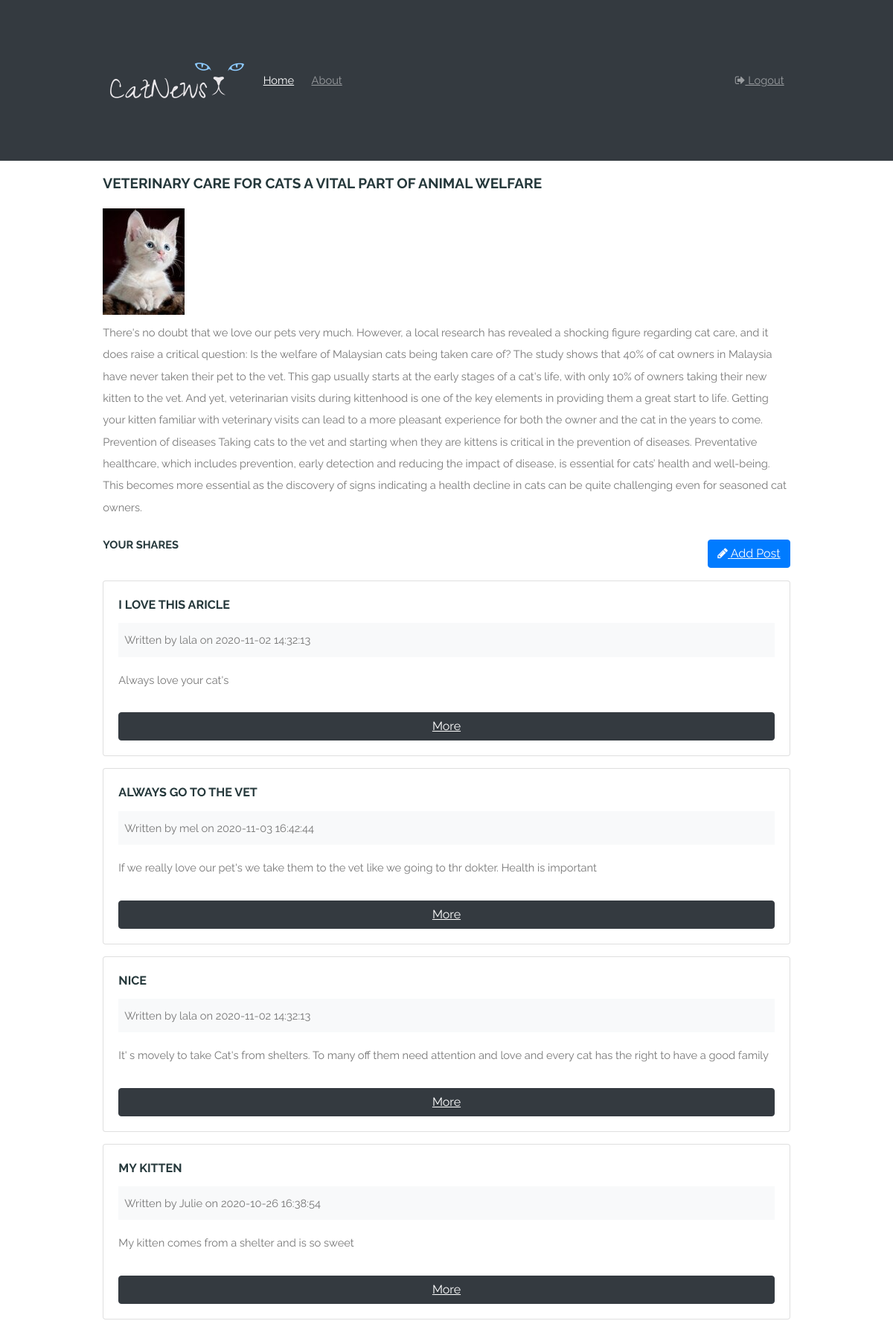
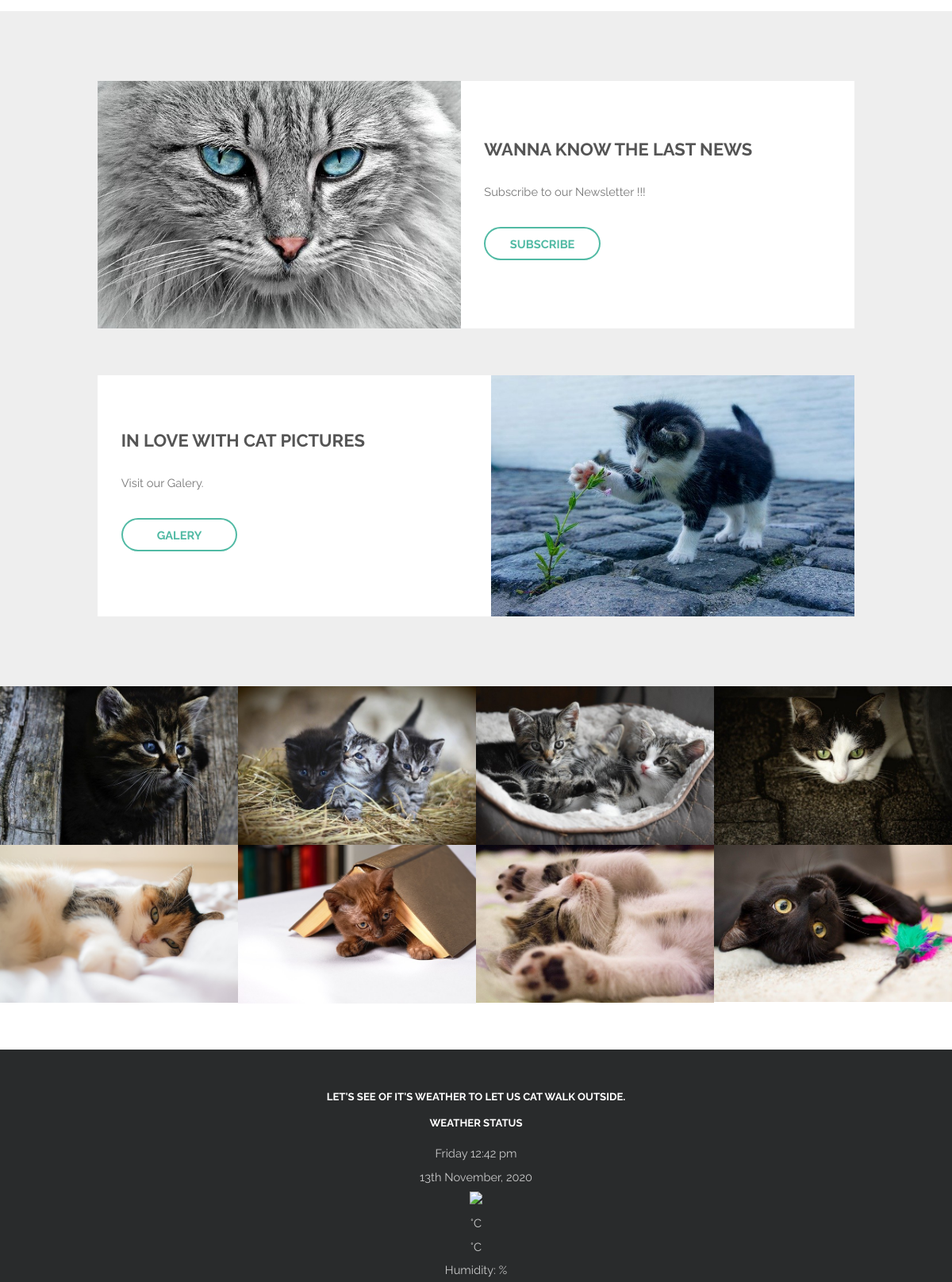
/cat/posts (signed in, upper part), run on the app's committed database (2 pictures, top to bottom).
### tables this page shows
CREATE TABLE `posts` (
  `id` int(11) NOT NULL,
  `user_id` int(11) NOT NULL,
  `title` varchar(255) NOT NULL,
  `body` text NOT NULL,
  `created_at` datetime NOT NULL DEFAULT current_timestamp()
);

CREATE TABLE `users` (
  `id` int(11) NOT NULL,
  `name` varchar(255) NOT NULL,
  `email` varchar(255) NOT NULL,
  `password` varchar(255) NOT NULL,
  `created_at` datetime NOT NULL DEFAULT current_timestamp()
);

### cat/app/controllers/Posts.php (called while the page is built, shortened)
<?php
  class Posts extends Controller{
    public function __construct(){
      $this->postModel = $this->model('Post');
    }
    public function index0(){
      $posts = $this->postModel->getPosts();
      $data = [
        'posts' => $posts
      ];
      $this->view('/posts/index', $data);
    }
  }

### cat/app/libraries/Core.php (called while the page is built, shortened)
<?php
  class Core {
    protected $currentMethod = 'index0';
    public function __construct(){
      $url = $this->getUrl();
      if(file_exists('../app/controllers/'.ucwords($url[0]).'.php')){
        unset($url[0]);
      }
      $this->currentController = new $this->currentController;
      $this->params = $url ? array_values($url) : [];
      call_user_func_array([$this->currentController, $this->currentMethod], $this->params);
    }
    public function getUrl(){
        if(isset($_GET['url'])){
          $url = rtrim($_GET['url'], '/');
          $url = filter_var($url, FILTER_SANITIZE_URL);
          $url = explode('/', $url);
          return $url;
        }
    }
  }

### cat/public/index.php (called while the page is built, shortened)
<?php
  $init = new Core;

### cat/app/libraries/Database.php (called while the page is built, shortened)
<?php
class Database {
	private $host = DB_HOST;
	private $user = DB_USER;
	private $pass = DB_PASS;
	private $dbname = DB_NAME;
	private $dbh;
	private $stmt;
	public function __construct() {
		$dsn = 'mysql:host=' . $this->host . ';dbname=' . $this->dbname;
		$options = array (
			PDO::ATTR_PERSISTENT => true,
			PDO::ATTR_ERRMODE => PDO::ERRMODE_EXCEPTION
		);
		try {
			$this->dbh = new PDO ($dsn, $this->user, $this->pass, $options);
		}
		catch ( PDOException $e ) {
			$this->error = $e->getMessage();
		}
	}
	public function query($query) {
		$this->stmt = $this->dbh->prepare($query);
	}
	public function execute(){
		return $this->stmt->execute();
	}
	public function resultset(){
		$this->execute();
		return $this->stmt->fetchAll(PDO::FETCH_OBJ);
	}
}

### cat/app/models/Post.php (called while the page is built, shortened)
<?php
  class Post {
    private $db;
    public function __construct(){
      $this->db = new Database;
    }
    public function getPosts(){
      $this->db->query("SELECT *,
                        posts.id as postId,
                        users.id as userId
                        FROM posts
                        INNER JOIN users
                        ON posts.user_id = users.id
                        ORDER BY posts.created_at DESC;");
      $results = $this->db->resultset();
      return $results;
    }
  }

### cat/app/views/posts/index.php (the view, shortened to what this page needs)
<?php require APPROOT . '/views/inc/header.php'; ?>
<div class="container">
          <h3>Veterinary Care For Cats A Vital Part Of Animal Welfare</h3>
          <img id ="images" src="../public/css/images/miniCat.jpg" alt="" />
          <p>There's no doubt that we love our pets very much. However, a local research has revealed a shocking figure regarding cat care, and it does raise a critical question: Is the welfare of Malaysian cats being taken care of?
The study shows that 40% of cat owners in Malaysia have never taken their pet to the vet.
This gap usually starts at the early stages of a cat's life, with only 10% of owners taking their new kitten to the vet. And yet, veterinarian visits during kittenhood is one of the key elements in providing them a great start to life.
Getting your kitten familiar with veterinary visits can lead to a more pleasant experience for both the owner and the cat in the years to come.
Prevention of diseases
Taking cats to the vet and starting when they are kittens is critical in the prevention of diseases.
Preventative healthcare, which includes prevention, early detection and reducing the impact of disease, is essential for cats’ health and well-being.
This becomes more essential as the discovery of signs indicating a health decline in cats can be quite challenging even for seasoned cat owners.</p>
  <div class="row mb-3">
    <div class="col-md-6">
    <h1>your shares</h1>
    </div>
    <div class="col-md-6">
      <a class="btn btn-primary pull-right" href="<?php echo URLROOT; ?>/posts/add"><i class="fa fa-pencil" aria-hidden="true"></i> Add Post</a>
    </div>
  </div>
  <?php foreach($data['posts'] as $post) : ?>
    <div class="card card-body mb-3">
      <h4 class="card-title"><?php echo $post->title; ?></h4>
      <div class="bg-light p-2 mb-3">
        Written by <?php echo $post->name; ?> on <?php echo $post->created_at; ?>
      </div>
      <p class="card-text"><?php echo $post->body; ?></p>
      <a class="btn btn-dark" href="<?php echo URLROOT; ?>/posts/show/<?php echo $post->postId; ?>">More</a>
    </div>
      <?php endforeach; ?>
      </div>
      <section id="one" class="wrapper style1">
				<div class="inner">
					<article class="feature left">
						<span class="image"><img src="../public/css/images/cat1.jpg" alt="" /></span>
						<div class="content">
							<h2>Wanna know the last News</h2>
							<p>Subscribe to our Newsletter !!!</p>
							<ul class="actions">
								<li>
									<a href="http://eepurl.com/hh9SET" class="button alt">Subscribe</a>
								</li>
							</ul>
						</div>
					</article>
					<article class="feature right">
						<span class="image"><img src="../public/css/images/cat2.jpg" alt="" /></span>
						<div class="content">
							<h2>In love with Cat pictures</h2>
							<p>Visit our Galery.</p>
							<ul class="actions">
								<li>
									<a href="https://mailchi.mp/17742c11df4e/images" class="button alt">Galery</a>
								</li>
							</ul>
						</div>
					</article>
				</div>
			</section>
      <div class="image-grid">
						<a href="#" class="image"><img src="../public/css/images/cat3.jpg" alt="" /></a>
						<a href="#" class="image"><img src="../public/css/images/cat4.jpg" alt="" /></a>
						<a href="#" class="image"><img src="../public/css/images/cat5.jpg" alt="" /></a>
						<a href="#" class="image"><img src="../public/css/images/cat6.jpg" alt="" /></a>
						<a href="#" class="image"><img src="../public/css/images/cat7.jpg" alt="" /></a>
						<a href="#" class="image"><img src="../public/css/images/cat11.jpg" alt="" /></a>
						<a href="#" class="image"><img src="../public/css/images/cat14.jpg" alt="" /></a>
						<a href="#" class="image"><img src="../public/css/images/cat10.jpg" alt="" /></a>
					</div>
<?php require APPROOT . '/views/inc/footer.php'; ?>

### cat/app/libraries/Controller.php (shortened to what this page needs)
<?php
  class Controller {
    public function view($url, $data = []){
      if(file_exists('../app/views/'.$url.'.php')){
        require_once '../app/views/'.$url.'.php';
      } else {
        die('View does not exist');
      }
    }
  }

### cat/app/views/inc/header.php (shortened to what this page needs)
<!DOCTYPE html>
<html lang="en">
<head>
  <link rel="stylesheet" href="https://maxcdn.bootstrapcdn.com/bootstrap/4.0.0-beta/css/bootstrap.min.css">
  <link href="https://maxcdn.bootstrapcdn.com/font-awesome/4.7.0/css/font-awesome.min.css" rel="stylesheet">
<link rel="stylesheet" href="../public/css/main.css" />
<link rel="stylesheet" href="/public/css/main.css" />
</head>
<body>
    <div class="">
    <?php require APPROOT . '/views/inc/navbar.php'; ?>

### cat/app/views/inc/navbar.php (shortened to what this page needs)
<nav class="navbar navbar-expand-lg navbar-dark bg-dark mb-3">
  <div class="container">
    <img src="../public/css/images/catnewsLogo.png" title="logo" alt="logo catnews">
    <div class="collapse navbar-collapse" id="navbarNav">
      <ul class="navbar-nav">
        <li class="nav-item active">
          <a class="nav-link" href="<?php echo URLROOT; ?>">Home</a>
        </li>
        <li class="nav-item">
          <a class="nav-link" href="<?php echo URLROOT; ?>/pages/about">About</a>
        </li>
      </ul>
      <ul class="navbar-nav ml-auto">
      <?php if(isset($_SESSION['user_id'])) : ?>
        <li class="nav-item">
          <a class="nav-link" href="<?php echo URLROOT; ?>/users/logout"><i class="fa fa-sign-out" aria-hidden="true"></i> Logout</a>
        </li>
      <?php endif; ?>
      </ul>
    </div>
  </div>
</nav>

### cat/app/views/inc/footer.php (shortened to what this page needs)
<footer id="footer">
<div class="container-fluid">
<h5>Let's see of it's weather to let us cat walk outside.</h5>
<?php require APPROOT . '/views/inc/weatherApi.php'; ?>
            </footer>
    </div>
</body>
</html>

### cat/app/views/inc/weatherApi.php (shortened to what this page needs)
<?php
$ch = curl_init();
$response = curl_exec($ch);
$data = json_decode($response);
$currentTime = time();
?>
<div class="weather">
        <h5><?php echo $data->name; ?> Weather Status</h5>
        <div class="time">
            <div><?php echo date("l g:i a", $currentTime); ?></div>
            <div><?php echo date("jS F, Y",$currentTime); ?></div>
        </div>
        <div class="weather-forecast">
            <img
                src="http://openweathermap.org/img/w/<?php echo $data->weather[0]->icon; ?>.png"
                class="weather-icon" /> <br> <?php echo $data->main->temp_max; ?>°C <br> <span
                class="min-temperature"><?php echo $data->main->temp_min; ?>°C</span>
        </div>
        <div class="time">
            <div>Humidity: <?php echo $data->main->humidity; ?> %</div>
        </div>
    </div>

### data on the page
posts: title "I LOVE THIS ARICLE", user.name "lala", user.created_at "2020-11-02 14:32:13", body "Always love your cat's"
posts: title "ALWAYS GO TO THE VET", user.name "mel", user.created_at "2020-11-03 16:42:44", body "If we really love our pet's we take them to the vet like we going to thr dokter. Health is important"
posts: title "NICE", user.name "lala", user.created_at "2020-11-02 14:32:13", body "It' s movely to take Cat's from shelters. To many off them need attention and love and every cat has the right to have a good family"
posts: title "MY KITTEN", user.name "Julie", user.created_at "2020-10-26 16:38:54", body "My kitten comes from a shelter and is so sweet"
